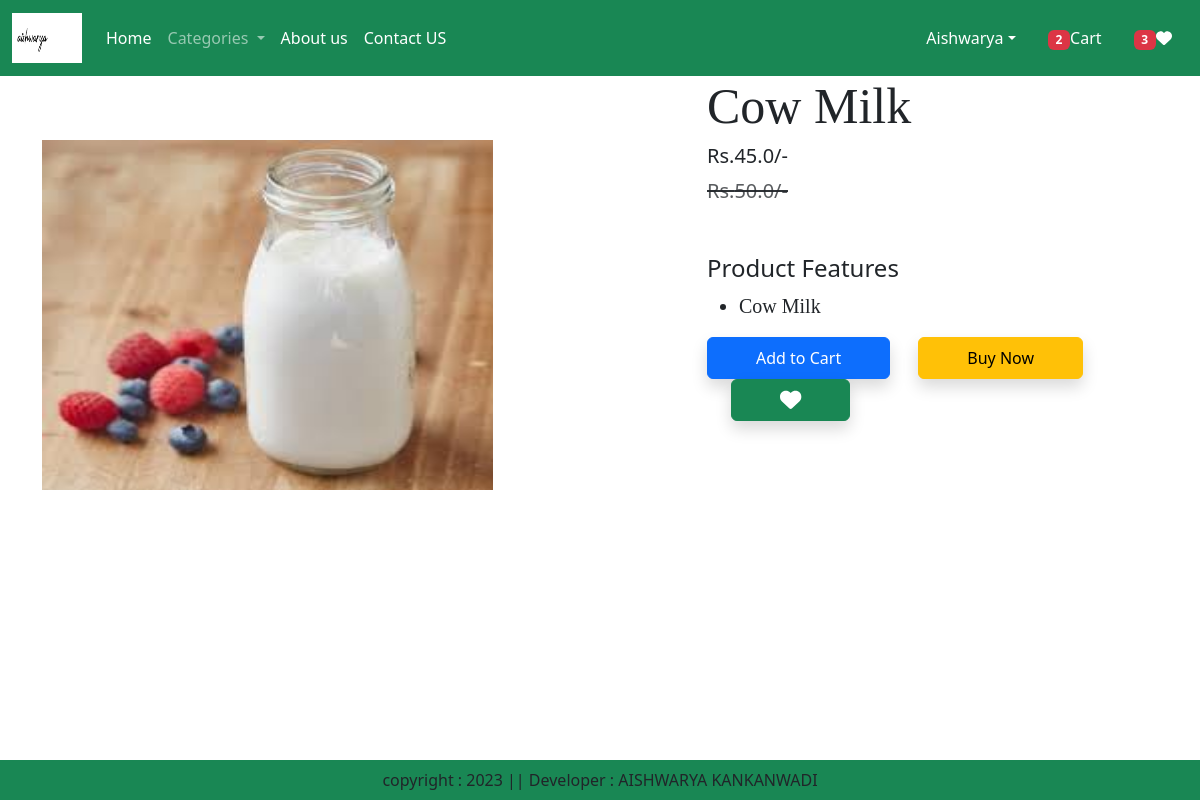
The app's page /product-detail/1 (signed in) with its own data.
### app/models.py (models this page shows, shortened)
class Product(models.Model):
    title= models.CharField(max_length=100)
    selling_price = models.FloatField()
    discounted_price = models. FloatField()
    description = models. TextField()
    composition = models. TextField(default='')
    prodapp = models. TextField(default='')
    category = models.CharField(choices=CATEGORY_CHOICES, max_length=2)
    product_image = models. ImageField (upload_to='product')

### app/views.py (the view)
# urls.py: path('product-detail/<int:pk>', views.ProductDetail.as_view(),name="product-detail"),
@method_decorator(login_required,name='dispatch')
class ProductDetail(View):
    def get(self,request,pk):
        product = Product.objects.get(pk=pk)
        wishlist=Wishlist.objects.filter(Q(product=product)& Q(user=request.user))
        totalitem = 0
        wishlist = 0
        if request.user.is_authenticated:
            totalitem=len(Cart.objects.filter(user=request.user))
            wishitem=len(Wishlist.objects.filter(user=request.user))
        return render(request,"app/productdetail.html",locals())

### app/templates/app/productdetail.html (shortened to what this page needs)
{% extends 'app/base.html' %}
{% load static %}
{% block main-content %}
    <div class="container">
        <div class="row flex justify-content-between">
            <div class="img2 col-lg-5 mt-5">
                <img src="{{product.product_image.url}}" class="image col-xs-6 col-sm-12 col-lg-12 mt-3 text-sm-center w-100 h-75" alt="">
            </div>
            <div class="productdetail col-lg-5">
                <h1 style="font-family: Georgia; font-size : 50px; ">{{product.title}}</h1>
                <h5>Rs.{{product.discounted_price}}/-</h5>
                <div><small class="text-decoration-line-through text-muted fs-5"><del>Rs.{{product.selling_price}}/- </small><del></div>
                <br><br><h4>Product Features</h4>
                <ul class="fs-5" style="font-family: Rajdhani;">
                    <li>{{product.description}}</li>
                </ul>
                    <form action="/add-to-cart" class="d-inline">
                        <button type="submit" class=" btn btn-primary shadow px-5 py-2">Add to Cart</button>
                    </form>
                        <a href="{% url 'checkout' %}" class="btn btn-warning shadow px-5 py-2 ms-4">Buy Now</a>
                        {% if wishlist %}
                        <a pid={{product.id}} class="minus-wishlist btn btn-danger shadow px-5 py-2 ms-4"><i class="fas fa-heart fa-lg"></i></a>
                        {% else%}
                        <a pid={{product.id}} class="plus-wishlist btn btn-success shadow px-5 py-2 ms-4"><l class="fas fa-heart fa-lg"></i></a>
                        {% endif %}
                    <br><br>
            </div>
        </div>
    </div>
{% endblock main-content %}

### records on screen
Product: product_image (picture), title "Cow Milk", discounted_price "45.0", selling_price "50.0", description "Cow Milk"

### other values on screen
{{ totalitem }} "2"
{{ wishitem }} "3"
